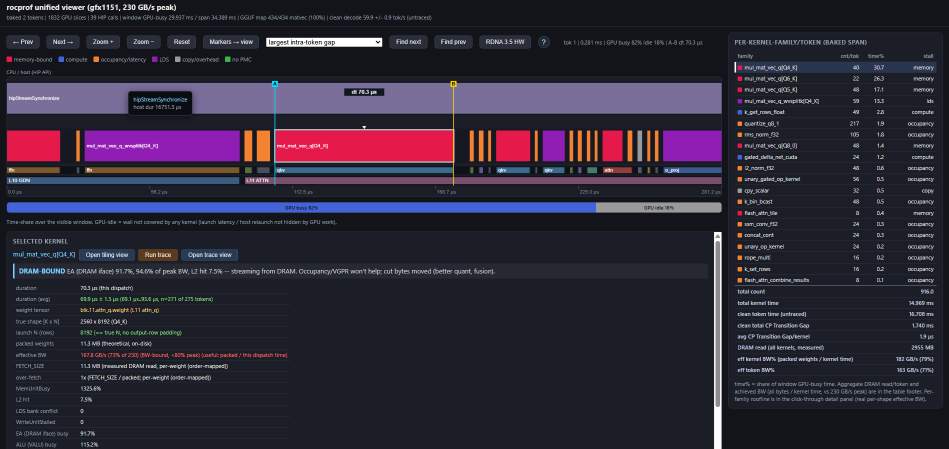
#> input picture docs/system-view.png, 1898 x 898 px, found by its file name (shown at 1/2 size)
$ python annotate_system_view.py
#> lines starting #> are read from the running program, lines starting #| are printed output that depends on the picture
#!/usr/bin/env python3
"""Annotate docs/system-view.png with numbered callouts + zone boxes for docs."""
from PIL import Image, ImageDraw, ImageFont

SRC = "docs/system-view.png"
DST = "docs/system-view-annotated.png"

FONT_DIR = "/usr/share/fonts/truetype/dejavu/"
def font(name, sz):
    return ImageFont.truetype(FONT_DIR + name, sz)

f_badge   = font("DejaVuSans-Bold.ttf", 20)
f_zone    = font("DejaVuSans-Bold.ttf", 17)
f_legend  = font("DejaVuSans.ttf", 17)
f_legendb = font("DejaVuSans-Bold.ttf", 17)
f_title   = font("DejaVuSans-Bold.ttf", 22)

base = Image.open(SRC).convert("RGBA")
#> base is the input picture: PIL image 1898x898 RGBA; mean R, G, B, A 45.4, 40.9, 55.3, 255
W, H = base.size
#> W = 1898; H = 898

MARGIN = 360  # bottom strip for the legend
canvas = Image.new("RGBA", (W, H + MARGIN), (18, 18, 22, 255))
canvas.paste(base, (0, 0))
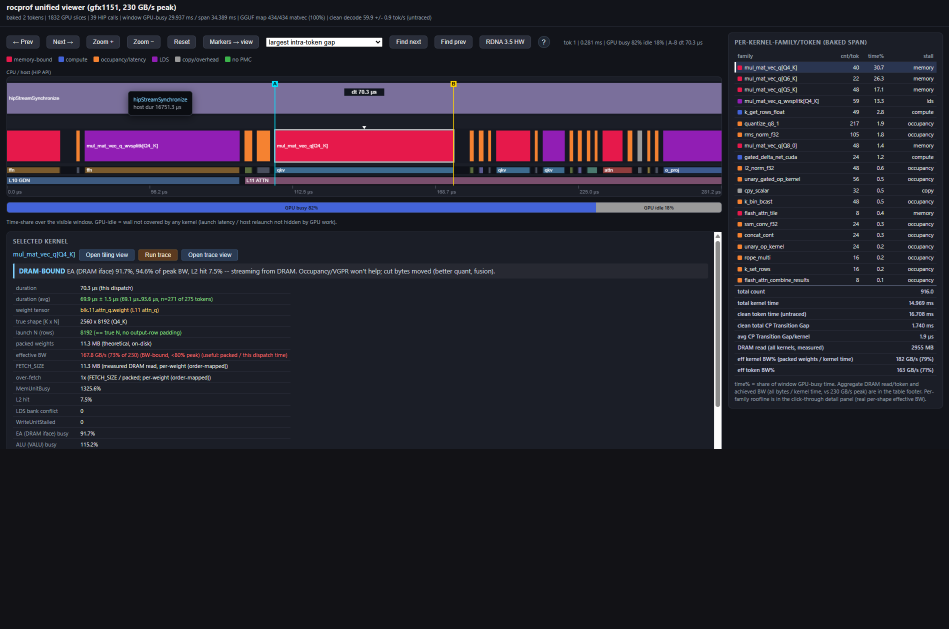
#> canvas: PIL image 1898x1258 RGBA (shown at 1/2 size); mean R, G, B, A 37.5, 34.4, 45.8, 255

# overlay layer for translucent shapes
ov = Image.new("RGBA", canvas.size, (0, 0, 0, 0))
#> ov: PIL image 1898x1258 RGBA; every value is 0
d = ImageDraw.Draw(ov)

ACCENT = (255, 210, 40, 255)     # badge / leader color
ZONE   = (80, 200, 255, 255)     # zone outline color

def zone(x0, y0, x1, y1, label, col=ZONE):
    d.rectangle([x0, y0, x1, y1], outline=col, width=3)
    tw = d.textlength(label, font=f_zone)
    pad = 6
    ty = y0 - 26 if y0 - 26 > 0 else y0 + 4
    d.rectangle([x0, ty, x0 + tw + 2 * pad, ty + 24], fill=(10, 10, 12, 235))
    d.text((x0 + pad, ty + 3), label, font=f_zone, fill=col)

def badge(n, bx, by, tx, ty):
    """circle numbered badge at (bx,by), leader line to target (tx,ty)."""
    r = 17
    d.line([bx, by, tx, ty], fill=ACCENT, width=3)
    d.ellipse([tx - 4, ty - 4, tx + 4, ty + 4], fill=ACCENT)
    d.ellipse([bx - r, by - r, bx + r, by + r], fill=(10, 10, 12, 255),
              outline=ACCENT, width=3)
    s = str(n)
    tw = d.textlength(s, font=f_badge)
    d.text((bx - tw / 2, by - 12), s, font=f_badge, fill=ACCENT)

# ---- major zone outlines ----
zone(14, 68, 1102, 101, "NAVIGATION & MARKERS")
#> in zone, `tw = d.textlength(label, font=f_zone)`: tw = 238.1
zone(8, 138, 1446, 392, "MULTI-LANE TIMELINE  (host HIP  |  GPU kernels  |  phase  |  layer)")
zone(12, 400, 1446, 429, "GPU BUSY / IDLE")
zone(12, 470, 938, 893, "SELECTED-KERNEL DETAIL & ROOFLINE")
zone(1458, 72, 1893, 786, "PER-KERNEL-FAMILY / TOKEN TABLE")

# ---- numbered badges: (n, badge_x, badge_y, target_x, target_y) ----
badge(1, 470, 45, 210, 14)      # title: device + peak BW
#> in badge, `tw = d.textlength(s, font=f_badge)`: tw = 13.92
badge(2, 900, 45, 560, 34)      # baked-span summary stats
badge(3, 640, 128, 648, 100)    # gap-nav dropdown / find
badge(4, 1010, 55, 1009, 84)    # RDNA 3.5 HW button
badge(5, 300, 128, 240, 118)    # bottleneck color legend
badge(6, 60, 240, 120, 197)     # host HIP lane
badge(7, 728, 148, 728, 183)    # A/B markers + dt
badge(8, 1120, 240, 700, 292)   # GPU kernel slices (color=bottleneck)
badge(9, 1250, 340, 1025, 340)  # phase/family lane
badge(10, 1250, 366, 470, 366)  # layer lane
badge(11, 470, 448, 90, 542)    # bottleneck diagnosis line
badge(12, 690, 690, 300, 710)   # roofline metrics table
badge(13, 560, 448, 420, 510)   # drill-down buttons
badge(14, 1420, 55, 1660, 133)  # family table stall class + footer

# ---- legend in bottom margin ----
ly0 = H + 16
#> ly0 = 914
d.text((20, ly0), "rocprof unified viewer — main view: annotated feature guide",
       font=f_title, fill=(240, 240, 245, 255))

items = [
    ("1", "Device + peak DRAM BW", "gfx1151, 230 GB/s — the roofline denominator for all BW%."),
    ("2", "Baked-span summary", "tokens baked, GPU slices, HIP calls, window GPU-busy, GGUF matvec coverage, decode tok/s."),
    ("3", "Gap navigation", "jump between largest intra-token gaps; Find next/prev steps through occurrences."),
    ("4", "RDNA 3.5 HW view", "opens the embedded WGP hardware reference diagram."),
    ("5", "Bottleneck color key", "memory-bound / compute / occupancy-latency / LDS / copy / no-PMC."),
    ("6", "Host HIP-API lane", "CPU-side HIP calls (e.g. hipStreamSynchronize) with host duration on hover."),
    ("7", "A / B markers + dt", "drop two markers to measure an interval (here dt = 70.3 µs)."),
    ("8", "GPU kernel slices", "each dispatch, width = duration, color = its dominant bottleneck."),
    ("9", "Phase / family lane", "groups slices into qkv / attn / ffn / o_proj phases."),
    ("10", "Layer lane", "maps slices to model layers/blocks (L10 GDN, L11 ATTN)."),
    ("11", "Bottleneck diagnosis", "plain-language verdict for the selected kernel (DRAM-bound, etc.)."),
    ("12", "Roofline metrics", "duration, weight tensor, effective vs peak BW, FETCH_SIZE, L2 hit, MemUnitBusy."),
    ("13", "Drill-down actions", "Open tiling view / Run trace / Open trace view for the selected kernel."),
    ("14", "Family table + footer", "per-family cnt/tok, time%, stall class; footer rolls up totals & eff BW%."),
]

col_w = 940
rows_per_col = 7
rx = [20, 20 + col_w]
row_h = 44
top = ly0 + 40
#> top = 954
for i, (num, head, desc) in enumerate(items):
    c = i // rows_per_col
    r = i % rows_per_col
    x = rx[c]
    y = top + r * row_h
    # badge chip
    d.ellipse([x, y, x + 26, y + 26], fill=(10, 10, 12, 255), outline=ACCENT, width=3)
    tw = d.textlength(num, font=f_legendb)
    d.text((x + 13 - tw / 2, y + 4), num, font=f_legendb, fill=ACCENT)
    d.text((x + 38, y - 1), head, font=f_legendb, fill=(255, 235, 150, 255))
    d.text((x + 38, y + 20), desc, font=f_legend, fill=(205, 205, 210, 255))
#> this loop made 14 passes
#> tw on passes 1 to 12: 11.83, 11.83, 11.83, 11.83, 11.83, 11.83, 11.83, 11.83, 11.83, 23.66, 23.66, 23.66

out = Image.alpha_composite(canvas, ov).convert("RGB")
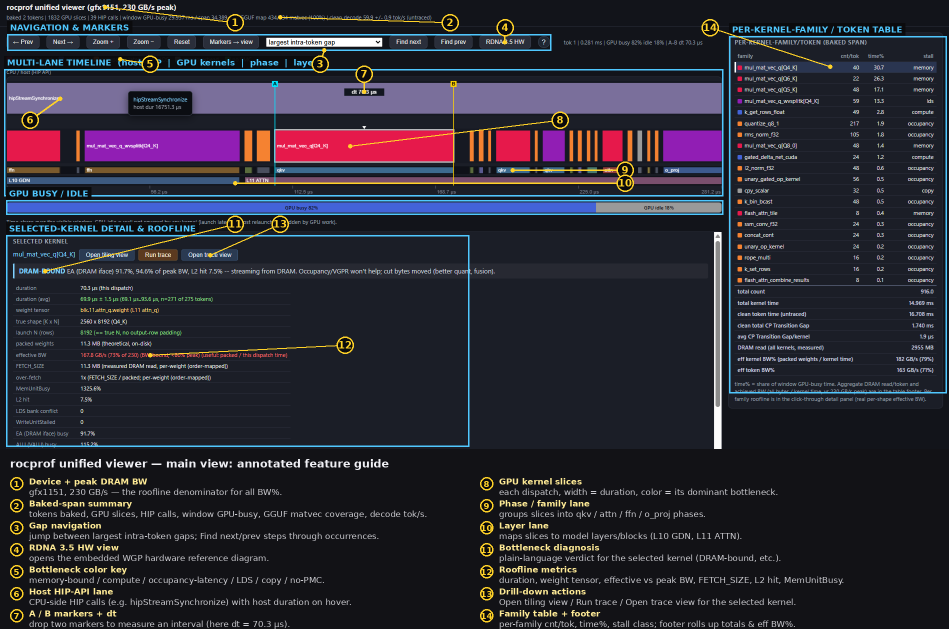
#> out: PIL image 1898x1258 RGB (shown at 1/2 size); mean R, G, B 43.5, 42.3, 52.8
out.save(DST)
print("wrote", DST, out.size)
#| wrote docs/system-view-annotated.png (1898, 1258)

$ run again, with docs/fusion-analysis.png copied over docs/system-view.png
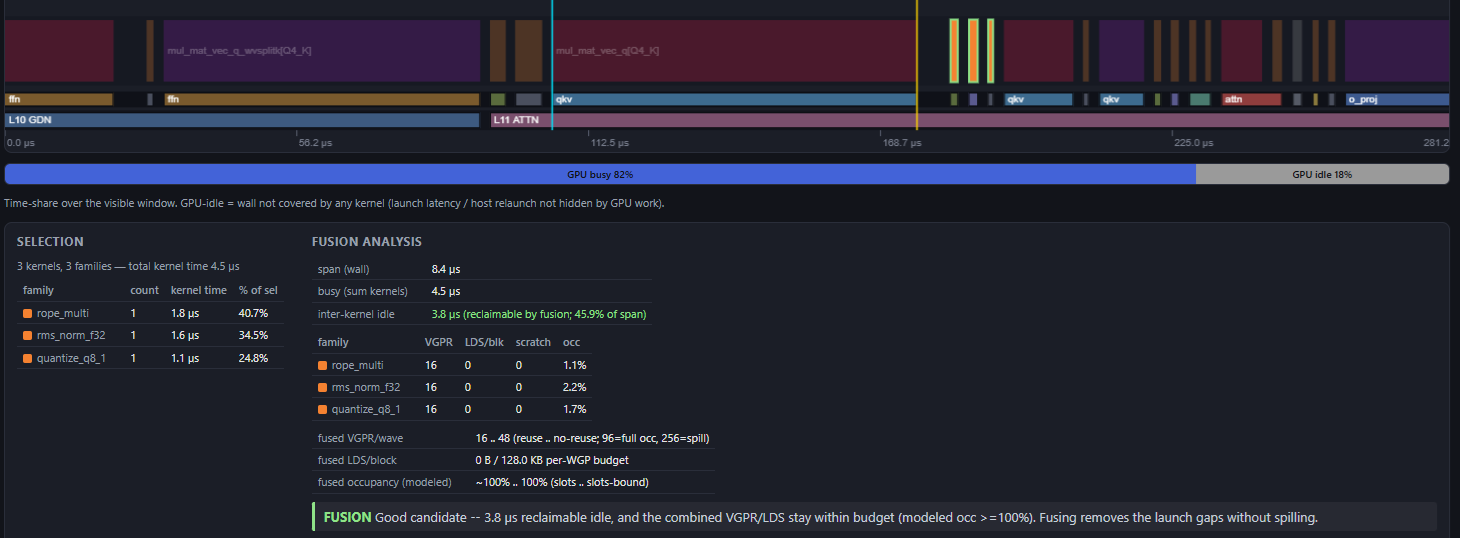
#> input picture docs/fusion-analysis.png, 1460 x 538 px, found by its file name
#> base is the input picture: PIL image 1460x538 RGBA; mean R, G, B, A 37.9, 37.7, 51.1, 255
#> `canvas.paste(base, (0, 0))`:
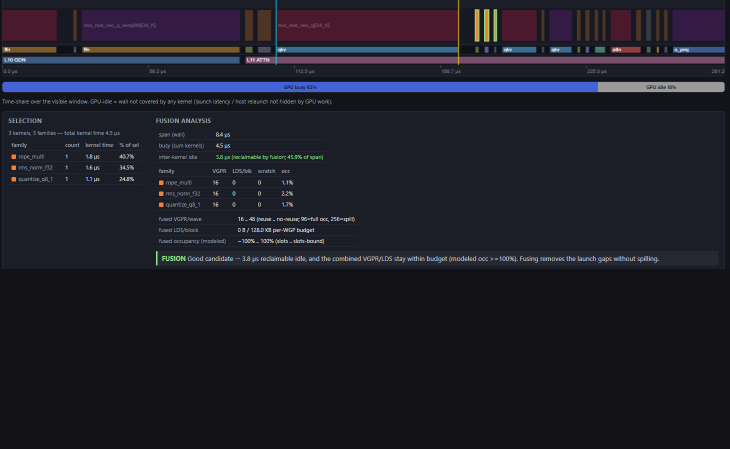
#> canvas: PIL image 1460x898 RGBA (shown at 1/2 size); mean R, G, B, A 29.9, 29.8, 39.4, 255
#> ov: PIL image 1460x898 RGBA; every value is 0
#> in zone, `tw = d.textlength(label, font=f_zone)`: tw = 238.1
#> in badge, `tw = d.textlength(s, font=f_badge)`: tw = 13.92
#> the loop `for i, (num, head, desc) in enumerate(items):` made 14 passes
#> tw on passes 1 to 8: 11.83, 11.83, 11.83, 11.83, 11.83, 11.83, 11.83, 11.83
#> `out = Image.alpha_composite(canvas, ov).convert("RGB")`:
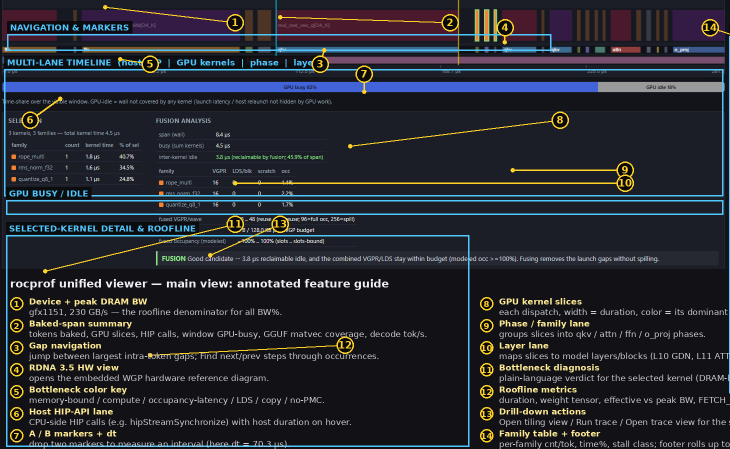
#> out: PIL image 1460x898 RGB (shown at 1/2 size); mean R, G, B 39.5, 42.4, 49.8
#| wrote docs/system-view-annotated.png (1460, 898)
